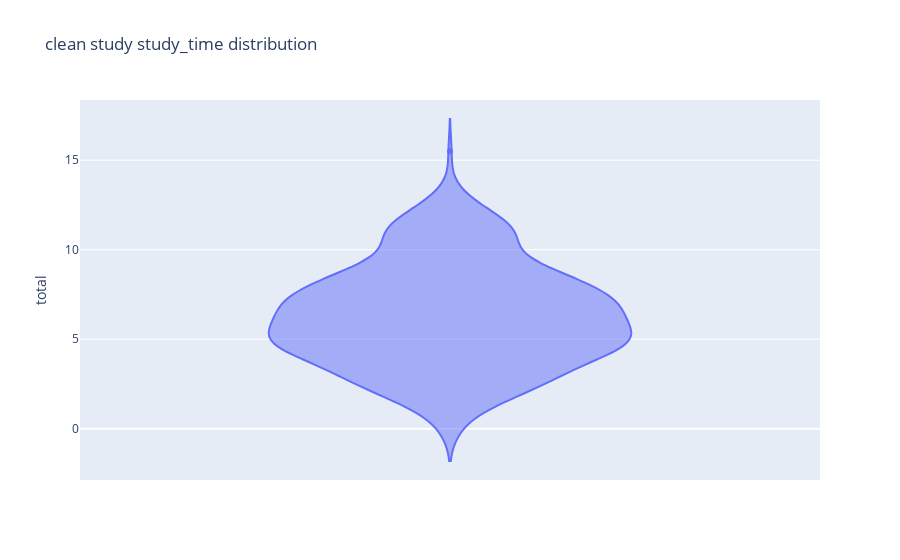

Notebook code for this chart:
### Code cell
px.violin(clean_study, y='total', title='clean study study_time distribution')

### Figure 1 — Plotly figure (JSON) as saved in the notebook; plotly's stock layout.template omitted (floating-point values rounded to 4 significant figures; data arrays with more than 128 entries replaced by an {"elided": "..."} marker saying what was removed)
{"data": [{"alignmentgroup": "True", "box": {"visible": false}, "hovertemplate": "total=%{y}<extra></extra>", "legendgroup": "", "marker": {"color": "#636efa"}, "name": "", "offsetgroup": "", "orientation": "v", "scalegroup": "True", "showlegend": false, "type": "violin", "x0": " ", "xaxis": "x", "y": {"elided": "424 float values"}, "y0": " ", "yaxis": "y"}], "layout": {"legend": {"tracegroupgap": 0}, "title": {"text": "clean study study_time distribution"}, "violinmode": "group", "xaxis": {"anchor": "y", "domain": [0, 1]}, "yaxis": {"anchor": "x", "domain": [0, 1], "title": {"text": "total"}}}}
